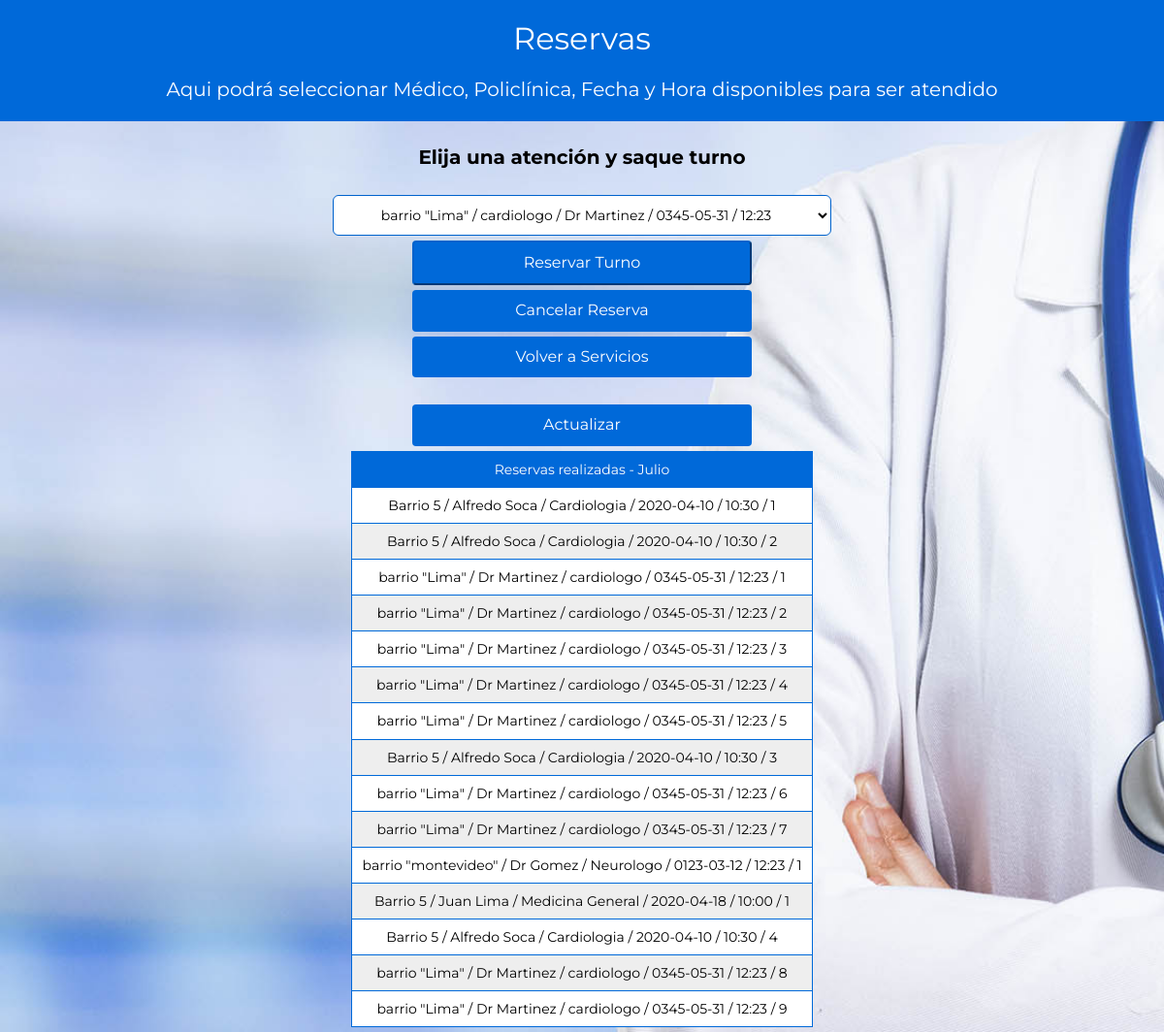
The page /reservas (signed in) on the database its author committed.
### index.py (models this page shows, shortened)
class usuarios (db.Model):
	__tablename__ = "Usuarios"
	id = db.Column(db.Integer, primary_key=True)
	username = db.Column(db.String(50), nullable = False)
	lastname = db.Column(db.String(50), nullable = False)
	dni = db.Column(db.String(9), nullable = False)
	address = db.Column(db.String(50), nullable = False)
	movilphone = db.Column(db.String(20), nullable = False)
	phone = db.Column(db.String(20), nullable = False)
	email = db.Column(db.String(80), nullable = False)
	password = db.Column(db.String(50), nullable = False)
	reserv_user = db.relationship('reserv', backref='owner', cascade="all, delete-orphan")

class reserv (db.Model):
	__tablename__ = "reservas"
	id = db.Column(db.Integer, primary_key=True)
	atencion = db.Column(db.Integer, db.ForeignKey('Servicios.id'))
	numturnos = db.Column(db.Integer, nullable = False)
	user_id = db.Column(db.Integer, db.ForeignKey('Usuarios.id'))

class servicios (db.Model):
	__tablename__ = "Servicios"
	id = db.Column(db.Integer, primary_key=True)
	nombre = db.Column(db.String(50), nullable = False)
	especialidad = db.Column(db.String(50), nullable = False)
	policlinica = db.Column(db.String(50), nullable = False)
	fecha = db.Column(db.String(50), nullable = False)
	horario = db.Column(db.String(50), nullable = False)
	reserv_serv = db.relationship('reserv', backref='services', cascade="all, delete-orphan", lazy='select')

### index.py (the view, shortened to what this page needs)
@app.route("/reservas", methods=["GET","POST"])
def reservas():
	sesion_user = session["id"]
	print(sesion_user)
	owner_user = usuarios.query.filter_by(id = sesion_user).first()
	owner_reserv = reserv.query.filter_by(user_id = sesion_user).all()
	servdisp = servicios.query.all()
	return render_template("reservas.html", servdisp = servdisp, uuser = owner_reserv)

### index.py (called while the page is built)
@app.context_processor
def login():
	if "id" in session:
		return {'is_login':True}
	else:
		return {'is_login':False}

@app.context_processor
def admins():
	if "admname" in session:
		return {'is_login_adm':True}
	else:
		return {'is_login_adm':False}

### templates/reservas.html (shortened to what this page needs)
{% extends "layout.html" %}
{% block content %}
	<div class="encabezados">
		<h1>Reservas</h1>
		<h3>Aqui podrá seleccionar Médico, Policlínica, Fecha y Hora disponibles para ser atendido</h3>
	</div>
	<h4> Elija una atención y saque turno</h4>
  <div class="form-uno">
    <form method="post" action="{{url_for ('reservas')}}">
		  <select name="okturno" method="post">
			  {% for i in servdisp %}
				  <option value="{{i.id}}">{{i.policlinica}} / {{i.especialidad}} / {{i.nombre}} / {{i.fecha}} / {{i.horario}}</option>
			  {% endfor %}
		  </select>
		  <input type="submit" class="button" id="turn" name="dataturno" value="Reservar Turno">
	  </form>
  </div>
  <a class="button" href="/cancelar"> Cancelar Reserva</a>
  <a class="button" href="/servicios"> Volver a Servicios </a>
	<br>
	<a class="button" href="/reservas">Actualizar</a>
	<div class="divatenciones" id="divatenciones">
	<table class="sortable" id="tblData">
	<thead>
	<tr>
		<th> Reservas realizadas  - {{session["username"]}} </th>
	</tr>
	</thead>
	<tbody>
	<tr>
	{% for i in uuser %}
			<td>{{i.services.policlinica}} / {{i.services.nombre}} / {{i.services.especialidad}} / {{i.services.fecha}} / {{i.services.horario}} / {{i.numturnos}}</td>
	</tr>
	{% endfor %}
	</tbody>
	</table>
	</div>
{% endblock %}

### templates/layout.html (shortened to what this page needs)
<!DOCTYPE html>
<html lang="en" dir="ltr">
	<body class="over">
		<link href="static/main.css" rel="stylesheet" text="text/css"/>
		<link href="static/normalize.css" rel="stylesheet" text="text/css"/>
		<link href="static/responsive.css" rel="stylesheet" text="text/css"/>
		<link rel="stylesheet" href="https://static.parastorage.com/services/third-party/fonts/Helvetica/fontFace.css">
		<link rel="stylesheet" href="https://static.parastorage.com/unpkg/angular-material@1.1.0-rc.5/angular-material.min.css">
		<link rel="stylesheet" href="https://static.parastorage.com/services/adi-web/2.3014.0/first-parties-css.min.css">
		<link rel="stylesheet" href="https://static.parastorage.com/services/adi-web/2.3014.0/fonts2-css.min.css">
	</body>
		{% block content%}
		{% endblock %}
</html>

### static/main.css (style rules this page uses)
body { overflow: auto; background-image: url(img/portada.jpg); background-size: cover; }
h1 { color: white; font-weight: normal; font-size: 20px; font-family: 'Montserrat', sans-serif; text-align: center; }
h3 { color: white; font-weight: normal; font-size: 20px; font-family: 'Montserrat', sans-serif; text-align: center; }
h4 { font-family: 'Montserrat', sans-serif; font-size: 20px; text-align: center; }
a { text-align: center; text-decoration: none; }
div { font-family: 'Montserrat', sans-serif; }
input { width: 350px; padding: 10px; border-radius: 6px; font-family: 'Montserrat', sans-serif; background-color: inherit; border-color: #0062cc; margin-left: auto; margin-right: auto; display: block; }
.button { width: 350px; padding: 12px; border-radius: 4px; font-family: 'Montserrat', sans-serif; color: #fff; background-color: #0069d9; border-color: #0062cc; margin: 5px; margin-left: auto; margin-right: auto; display: block; }
.encabezados { background-color: #0069d9; padding: 1px; border-color: #0062cc; }
.divatenciones { display: block; text-align: center; }
.sortable { width: auto; display: inline-block; margin: auto; border-collapse: collapse; }
.sortable tr, th, td { padding: 10px; text-align: center; font-family: 'Montserrat', sans-serif; font-weight: normal; font-size: 14px; border: 1px solid; border-color: #0069d9; }
.sortable tr:nth-child(odd) { background-color: #fff; }
.sortable th { background-color: #0069d9; color: white; }
div.form-uno { display: block; text-align: center; }
.form-uno select { padding: 10px; text-align: center; font-family: 'Montserrat', sans-serif; font-weight: normal; font-size: 14px; border-radius: 6px; background-color: white; border-color: #0062cc; }
body.over { overflow-y: scroll; }
.sortable2 tr, td { padding: 10px; text-align: center; font-family: 'Montserrat', sans-serif; font-weight: normal; font-size: 14px; border: 1px solid; border-color: #0069d9; }
.sortable3 td, tr, { width: 100%; padding: 10px; text-align: center; font-family: 'Montserrat', sans-serif; font-weight: normal; font-size: 14px; border: 1px solid; border-color: #0069d9; color: black; background-color: }
* { box-sizing: border-box; font-family: 'Montserrat', sans-serif; }

### static/responsive.css (style rules this page uses)
@media screen and (min-width: 480px) { body { overflow-y: scroll; } }

### rows shown on the page
usuarios: username "Julio"
reserv: services.policlinica "Barrio 5", services.nombre "Alfredo Soca", services.especialidad "Cardiologia", services.fecha "2020-04-10", services.horario "10:30", numturnos "1"
reserv: services.policlinica "Barrio 5", services.nombre "Alfredo Soca", services.especialidad "Cardiologia", services.fecha "2020-04-10", services.horario "10:30", numturnos "2"
reserv: services.policlinica "barrio \"Lima\"", services.nombre "Dr Martinez", services.especialidad "cardiologo", services.fecha "0345-05-31", services.horario "12:23", numturnos "1"
reserv: services.policlinica "barrio \"Lima\"", services.nombre "Dr Martinez", services.especialidad "cardiologo", services.fecha "0345-05-31", services.horario "12:23", numturnos "2"
reserv: services.policlinica "barrio \"Lima\"", services.nombre "Dr Martinez", services.especialidad "cardiologo", services.fecha "0345-05-31", services.horario "12:23", numturnos "3"
reserv: services.policlinica "barrio \"Lima\"", services.nombre "Dr Martinez", services.especialidad "cardiologo", services.fecha "0345-05-31", services.horario "12:23", numturnos "4"
reserv: services.policlinica "barrio \"Lima\"", services.nombre "Dr Martinez", services.especialidad "cardiologo", services.fecha "0345-05-31", services.horario "12:23", numturnos "5"
reserv: services.policlinica "Barrio 5", services.nombre "Alfredo Soca", services.especialidad "Cardiologia", services.fecha "2020-04-10", services.horario "10:30", numturnos "3"
reserv: services.policlinica "barrio \"Lima\"", services.nombre "Dr Martinez", services.especialidad "cardiologo", services.fecha "0345-05-31", services.horario "12:23", numturnos "6"
reserv: services.policlinica "barrio \"Lima\"", services.nombre "Dr Martinez", services.especialidad "cardiologo", services.fecha "0345-05-31", services.horario "12:23", numturnos "7"
reserv: services.policlinica "barrio \"montevideo\"", services.nombre "Dr Gomez", services.especialidad "Neurologo", services.fecha "0123-03-12", services.horario "12:23", numturnos "1"
reserv: services.policlinica "Barrio 5", services.nombre "Juan Lima", services.especialidad "Medicina General", services.fecha "2020-04-18", services.horario "10:00", numturnos "1"
reserv: services.policlinica "Barrio 5", services.nombre "Alfredo Soca", services.especialidad "Cardiologia", services.fecha "2020-04-10", services.horario "10:30", numturnos "4"
reserv: services.policlinica "barrio \"Lima\"", services.nombre "Dr Martinez", services.especialidad "cardiologo", services.fecha "0345-05-31", services.horario "12:23", numturnos "8"
reserv: services.policlinica "barrio \"Lima\"", services.nombre "Dr Martinez", services.especialidad "cardiologo", services.fecha "0345-05-31", services.horario "12:23", numturnos "9"

### other values the page prints
form field okturno "barrio \"Lima\" / cardiologo / Dr Martinez / 0345-05-31 / 12:23"
